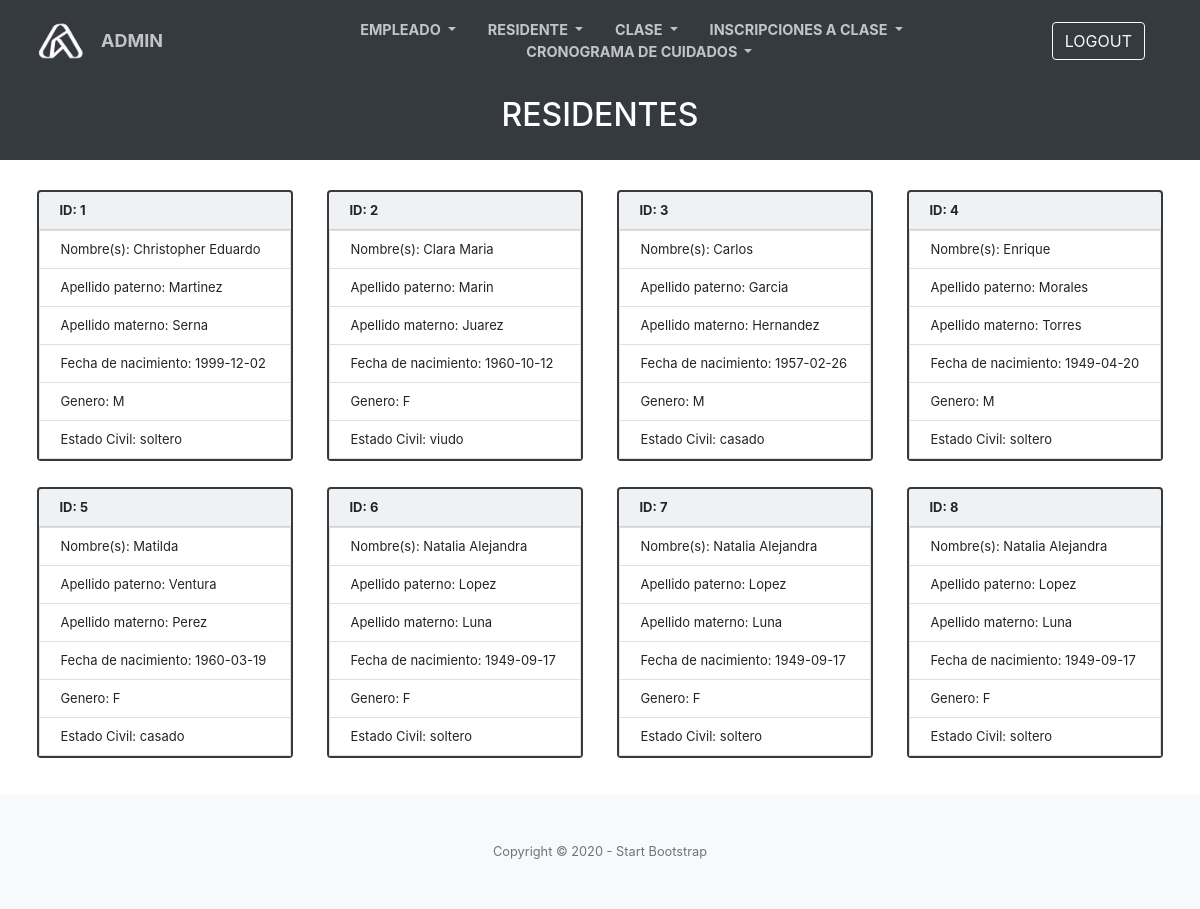
Screenshot of /vResidente.php with the database file from the repository.
### tables this page shows
create table Residente(
ID smallint not null auto_increment,
Nombre char(30) not null,
Apellido_P char(20) not null,
Apellido_M char(20),
Fecha_Nac date not null,
Genero ENUM('F', 'M'),
Estado_civil enum("soltero", "casado", "divorciado", "separacion en proceso", "viudo", "concubinato"),
primary key (ID)
);

### public_html/vResidente.php (the view, shortened to what this page needs)
<?php
include('db.php');
?>
<!DOCTYPE html>
<html lang="en">
<head>
    <link rel="stylesheet" href="css/style.css">
    <link href="css/styles.css" rel="stylesheet" />
</head>
<body>
    <nav class="navbar navbar-expand-lg navbar-light fixed-top py-3 ml-0 " id="mainNav">
        <div class="container ml-1">
            <a class="navbar-brand js-scroll-trigger" href="index.php"><img src="img/logo5.png" class="logo" id="logo" alt=""></a>
            <a class="navbar-brand js-scroll-trigger mr-5" href="inicio_admin.php" style="font-size: 18px;">ADMIN</a>
            <div class="collapse navbar-collapse ml-5" id="navbarResponsive">
                <ul class="navbar-nav nav justify-content-center mr-5">
                    <li class="nav-item dropdown show">
                        <a class="nav-link js-scroll-trigger dropdown-toggle" href="#" role="button" id="dropdownMenuLink" data-toggle="dropdown" aria-haspopup="true" aria-expanded="false">
                            EMPLEADO
                        </a>
                    </li>
                    <li class="nav-item dropdown show">
                        <a class="nav-link js-scroll-trigger dropdown-toggle" href="#" role="button" id="dropdownMenuLink" data-toggle="dropdown" aria-haspopup="true" aria-expanded="false">
                            RESIDENTE
                        </a>
                    </li>
                    <li class="nav-item dropdown show">
                        <a class="nav-link js-scroll-trigger dropdown-toggle" href="#" role="button" id="dropdownMenuLink" data-toggle="dropdown" aria-haspopup="true" aria-expanded="false">
                            CLASE
                        </a>
                    </li>
                    <li class="nav-item dropdown show">
                        <a class="nav-link js-scroll-trigger dropdown-toggle" href="#" role="button" id="dropdownMenuLink" data-toggle="dropdown" aria-haspopup="true" aria-expanded="false">
                            INSCRIPCIONES A CLASE
                        </a>
                    </li>
                    <li class="nav-item dropdown show">
                        <a class="nav-link js-scroll-trigger dropdown-toggle" href="#" role="button" id="dropdownMenuLink" data-toggle="dropdown" aria-haspopup="true" aria-expanded="false">
                            CRONOGRAMA DE CUIDADOS
                        </a>
                    </li>
                </ul>
            </div>
            <a class="btn btn-outline-light" href="logout.php"><span class="glyphicon glyphicon-log-in"></span> LOGOUT</a>
        </div>
    </nav>
    <section class="bg-dark text-white h-20 " style="height:20%;">
        <div class="container text-center pt-5">
            <h2 class="mb-2 pt-5">RESIDENTES</h2>
        </div>
    </section>
    <section class="characteristics" style="line-height: 1;">
        <section class="characteristics__container">
            <?php
            $result = mysqli_query($con, "SELECT * FROM `residente`");
            while ($row = mysqli_fetch_assoc($result)) {
            ?>
                <article class="characteristics__item; card bg-light mb-3 border-dark">
                    <ul class="list-group list-group-flush">
                        <form method='post' action=''>
                            <div class="card-header font-weight-bold">
                                ID: <?php echo $row['ID']; ?>
                            </div>
                            <li class="list-group-item">
                                Nombre(s): <?php echo $row['Nombre']; ?>
                            </li>
                            <li class="list-group-item">
                                <div>Apellido paterno: <?php echo $row['Apellido_P']; ?></div>
                            </li>
                            <li class="list-group-item">
                                <div>Apellido materno: <?php echo $row['Apellido_M']; ?></div>
                            </li>
                            <li class="list-group-item">
                                <div>Fecha de nacimiento: <?php echo $row['Fecha_Nac']; ?></div>
                            </li>
                            <li class="list-group-item">
                                <div>Genero: <?php echo $row['Genero']; ?></div>
                            </li>
                            <li class="list-group-item">
                                <div>Estado Civil: <?php echo $row['Estado_civil']; ?></div>
                            </li>
                        </form>
                    </ul>
                </article>
            <?php }
            ?>
        </section>
    </section>
    <footer class="bg-light py-5">
        <div class="container">
            <div class="small text-center text-muted">Copyright © 2020 - Start Bootstrap</div>
        </div>
    </footer>
</body>
</html>

### public_html/css/style.css (style rules this page uses)
.characteristics { padding: 20px 20px; text-align: left; font-size: 13px; line-height: 1; }
.characteristics .characteristics__container { display: flex; flex-wrap: wrap; justify-content: space-around; }
.characteristics .card { flex: 0 0 22%; margin: 10px; border: 2px solid; padding: 0; text-decoration: 1; }
.list-group-item { inline-size: 2; }
body { line-height: 1; }
#logo { width: 50px; }

### rows the page displays
residente: ID "1", Nombre "Christopher Eduardo", Apellido_P "Martinez", Apellido_M "Serna", Fecha_Nac "1999-12-02", Genero "M", Estado_civil "soltero"
residente: ID "2", Nombre "Clara Maria", Apellido_P "Marin", Apellido_M "Juarez", Fecha_Nac "1960-10-12", Genero "F", Estado_civil "viudo"
residente: ID "3", Nombre "Carlos", Apellido_P "Garcia", Apellido_M "Hernandez", Fecha_Nac "1957-02-26", Genero "M", Estado_civil "casado"
residente: ID "4", Nombre "Enrique", Apellido_P "Morales", Apellido_M "Torres", Fecha_Nac "1949-04-20", Genero "M", Estado_civil "soltero"
residente: ID "5", Nombre "Matilda", Apellido_P "Ventura", Apellido_M "Perez", Fecha_Nac "1960-03-19", Genero "F", Estado_civil "casado"
residente: ID "6", Nombre "Natalia Alejandra", Apellido_P "Lopez", Apellido_M "Luna", Fecha_Nac "1949-09-17", Genero "F", Estado_civil "soltero"
residente: ID "7", Nombre "Natalia Alejandra", Apellido_P "Lopez", Apellido_M "Luna", Fecha_Nac "1949-09-17", Genero "F", Estado_civil "soltero"
residente: ID "8", Nombre "Natalia Alejandra", Apellido_P "Lopez", Apellido_M "Luna", Fecha_Nac "1949-09-17", Genero "F", Estado_civil "soltero"
